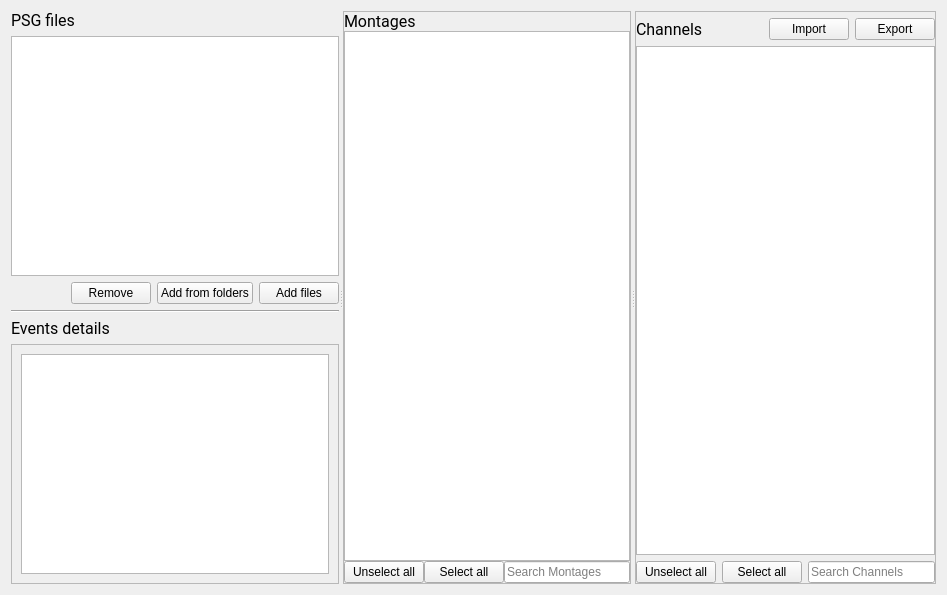
<?xml version="1.0" encoding="UTF-8"?>
<ui version="4.0">
 <class>InputFilesStep</class>
 <widget class="QWidget" name="InputFilesStep">
  <property name="geometry">
   <rect>
    <x>0</x>
    <y>0</y>
    <width>947</width>
    <height>595</height>
   </rect>
  </property>
  <property name="windowTitle">
   <string>Form</string>
  </property>
  <property name="styleSheet">
   <string notr="true">font: 12pt &quot;Roboto&quot;;</string>
  </property>
  <layout class="QVBoxLayout" name="verticalLayout_4">
   <item>
    <widget class="QSplitter" name="splitter">
     <property name="orientation">
      <enum>Qt::Horizontal</enum>
     </property>
     <property name="childrenCollapsible">
      <bool>false</bool>
     </property>
     <widget class="QWidget" name="layoutWidget">
      <layout class="QVBoxLayout" name="verticalLayout">
       <item>
        <widget class="QLabel" name="label">
         <property name="font">
          <font>
           <family>Roboto</family>
           <pointsize>12</pointsize>
           <weight>50</weight>
           <italic>false</italic>
           <bold>false</bold>
          </font>
         </property>
         <property name="text">
          <string>PSG files</string>
         </property>
        </widget>
       </item>
       <item>
        <widget class="QListView" name="files_listview">
         <property name="editTriggers">
          <set>QAbstractItemView::NoEditTriggers</set>
         </property>
         <property name="selectionMode">
          <enum>QAbstractItemView::ExtendedSelection</enum>
         </property>
         <property name="selectionBehavior">
          <enum>QAbstractItemView::SelectItems</enum>
         </property>
        </widget>
       </item>
       <item>
        <layout class="QHBoxLayout" name="horizontalLayout_3">
         <item>
          <spacer name="horizontalSpacer_2">
           <property name="orientation">
            <enum>Qt::Horizontal</enum>
           </property>
           <property name="sizeHint" stdset="0">
            <size>
             <width>40</width>
             <height>20</height>
            </size>
           </property>
          </spacer>
         </item>
         <item>
          <widget class="QPushButton" name="remove_entries_pushbutton">
           <property name="text">
            <string>Remove</string>
           </property>
          </widget>
         </item>
         <item>
          <widget class="QPushButton" name="add_folders_pushbutton">
           <property name="text">
            <string>Add from folders</string>
           </property>
          </widget>
         </item>
         <item>
          <widget class="QPushButton" name="add_files_pushbutton">
           <property name="text">
            <string>Add files</string>
           </property>
          </widget>
         </item>
        </layout>
       </item>
       <item>
        <widget class="Line" name="line_2">
         <property name="orientation">
          <enum>Qt::Horizontal</enum>
         </property>
        </widget>
       </item>
       <item>
        <widget class="QLabel" name="label_4">
         <property name="font">
          <font>
           <family>Roboto</family>
           <pointsize>12</pointsize>
           <weight>50</weight>
           <italic>false</italic>
           <bold>false</bold>
          </font>
         </property>
         <property name="text">
          <string>Events details</string>
         </property>
        </widget>
       </item>
       <item>
        <widget class="QScrollArea" name="scrollArea">
         <property name="widgetResizable">
          <bool>true</bool>
         </property>
         <widget class="QWidget" name="scrollAreaWidgetContents">
          <property name="geometry">
           <rect>
            <x>0</x>
            <y>0</y>
            <width>296</width>
            <height>234</height>
           </rect>
          </property>
          <layout class="QVBoxLayout" name="verticalLayout_5">
           <item>
            <widget class="QTreeView" name="events_treeView"/>
           </item>
          </layout>
         </widget>
        </widget>
       </item>
      </layout>
     </widget>
     <widget class="QFrame" name="frame_montages">
      <property name="enabled">
       <bool>true</bool>
      </property>
      <property name="frameShape">
       <enum>QFrame::StyledPanel</enum>
      </property>
      <property name="frameShadow">
       <enum>QFrame::Raised</enum>
      </property>
      <layout class="QVBoxLayout" name="verticalLayout_7">
       <property name="spacing">
        <number>0</number>
       </property>
       <property name="leftMargin">
        <number>0</number>
       </property>
       <property name="topMargin">
        <number>0</number>
       </property>
       <property name="rightMargin">
        <number>0</number>
       </property>
       <property name="bottomMargin">
        <number>0</number>
       </property>
       <item>
        <layout class="QVBoxLayout" name="verticalLayout_3">
         <item>
          <widget class="QLabel" name="label_3">
           <property name="font">
            <font>
             <family>Roboto</family>
             <pointsize>12</pointsize>
             <weight>50</weight>
             <italic>false</italic>
             <bold>false</bold>
            </font>
           </property>
           <property name="text">
            <string>Montages</string>
           </property>
          </widget>
         </item>
         <item>
          <widget class="QTableView" name="montages_tableview">
           <property name="editTriggers">
            <set>QAbstractItemView::NoEditTriggers</set>
           </property>
           <property name="selectionMode">
            <enum>QAbstractItemView::MultiSelection</enum>
           </property>
           <property name="selectionBehavior">
            <enum>QAbstractItemView::SelectRows</enum>
           </property>
           <property name="horizontalScrollMode">
            <enum>QAbstractItemView::ScrollPerPixel</enum>
           </property>
           <attribute name="horizontalHeaderStretchLastSection">
            <bool>true</bool>
           </attribute>
          </widget>
         </item>
         <item>
          <layout class="QHBoxLayout" name="horizontalLayout">
           <item>
            <widget class="QPushButton" name="unselect_all_montage_pushbutton">
             <property name="text">
              <string>Unselect all</string>
             </property>
            </widget>
           </item>
           <item>
            <widget class="QPushButton" name="select_all_montage_pushbutton">
             <property name="text">
              <string>Select all</string>
             </property>
            </widget>
           </item>
           <item>
            <widget class="QLineEdit" name="montage_search_lineedit">
             <property name="placeholderText">
              <string>Search Montages</string>
             </property>
            </widget>
           </item>
          </layout>
         </item>
        </layout>
       </item>
      </layout>
     </widget>
     <widget class="QFrame" name="frame_channels">
      <property name="frameShape">
       <enum>QFrame::StyledPanel</enum>
      </property>
      <property name="frameShadow">
       <enum>QFrame::Raised</enum>
      </property>
      <layout class="QVBoxLayout" name="verticalLayout_8">
       <property name="spacing">
        <number>0</number>
       </property>
       <property name="leftMargin">
        <number>0</number>
       </property>
       <property name="topMargin">
        <number>0</number>
       </property>
       <property name="rightMargin">
        <number>0</number>
       </property>
       <property name="bottomMargin">
        <number>0</number>
       </property>
       <item>
        <layout class="QVBoxLayout" name="verticalLayout_2" stretch="0,0,0,0">
         <property name="spacing">
          <number>6</number>
         </property>
         <item>
          <widget class="QFrame" name="frame">
           <property name="frameShape">
            <enum>QFrame::StyledPanel</enum>
           </property>
           <property name="frameShadow">
            <enum>QFrame::Raised</enum>
           </property>
          </widget>
         </item>
         <item>
          <layout class="QHBoxLayout" name="horizontalLayout_2">
           <property name="spacing">
            <number>6</number>
           </property>
           <item>
            <widget class="QLabel" name="label_2">
             <property name="font">
              <font>
               <family>Roboto</family>
               <pointsize>12</pointsize>
               <weight>50</weight>
               <italic>false</italic>
               <bold>false</bold>
              </font>
             </property>
             <property name="text">
              <string>Channels</string>
             </property>
            </widget>
           </item>
           <item>
            <spacer name="horizontalSpacer">
             <property name="orientation">
              <enum>Qt::Horizontal</enum>
             </property>
             <property name="sizeHint" stdset="0">
              <size>
               <width>40</width>
               <height>20</height>
              </size>
             </property>
            </spacer>
           </item>
           <item>
            <widget class="QPushButton" name="import_pushButton">
             <property name="text">
              <string>Import</string>
             </property>
            </widget>
           </item>
           <item>
            <widget class="QPushButton" name="export_pushbutton">
             <property name="text">
              <string>Export</string>
             </property>
            </widget>
           </item>
          </layout>
         </item>
         <item>
          <widget class="QTableView" name="channels_tableview">
           <property name="editTriggers">
            <set>QAbstractItemView::NoEditTriggers</set>
           </property>
           <property name="dragEnabled">
            <bool>false</bool>
           </property>
           <property name="dragDropOverwriteMode">
            <bool>false</bool>
           </property>
           <property name="dragDropMode">
            <enum>QAbstractItemView::NoDragDrop</enum>
           </property>
           <property name="alternatingRowColors">
            <bool>true</bool>
           </property>
           <property name="selectionBehavior">
            <enum>QAbstractItemView::SelectRows</enum>
           </property>
           <property name="horizontalScrollMode">
            <enum>QAbstractItemView::ScrollPerPixel</enum>
           </property>
           <property name="sortingEnabled">
            <bool>false</bool>
           </property>
           <attribute name="horizontalHeaderStretchLastSection">
            <bool>true</bool>
           </attribute>
          </widget>
         </item>
         <item>
          <layout class="QHBoxLayout" name="horizontalLayout_4">
           <item>
            <widget class="QPushButton" name="unselect_all_channels_pushbutton">
             <property name="text">
              <string>Unselect all</string>
             </property>
            </widget>
           </item>
           <item>
            <widget class="QPushButton" name="select_all_channels_pushbutton">
             <property name="text">
              <string>Select all</string>
             </property>
            </widget>
           </item>
           <item>
            <widget class="QLineEdit" name="search_channels_lineedit">
             <property name="inputMask">
              <string/>
             </property>
             <property name="placeholderText">
              <string>Search Channels</string>
             </property>
            </widget>
           </item>
          </layout>
         </item>
        </layout>
       </item>
      </layout>
     </widget>
    </widget>
   </item>
  </layout>
 </widget>
 <resources>
  <include location="../../../../../scinodes_poc/src/main/python/ui/themes/themes.qrc"/>
 </resources>
 <connections>
  <connection>
   <sender>add_files_pushbutton</sender>
   <signal>clicked()</signal>
   <receiver>InputFilesStep</receiver>
   <slot>on_add_files()</slot>
   <hints>
    <hint type="sourcelabel">
     <x>203</x>
     <y>550</y>
    </hint>
    <hint type="destinationlabel">
     <x>330</x>
     <y>286</y>
    </hint>
   </hints>
  </connection>
  <connection>
   <sender>remove_entries_pushbutton</sender>
   <signal>clicked()</signal>
   <receiver>InputFilesStep</receiver>
   <slot>on_remove_entries()</slot>
   <hints>
    <hint type="sourcelabel">
     <x>73</x>
     <y>550</y>
    </hint>
    <hint type="destinationlabel">
     <x>330</x>
     <y>286</y>
    </hint>
   </hints>
  </connection>
  <connection>
   <sender>add_folders_pushbutton</sender>
   <signal>clicked()</signal>
   <receiver>InputFilesStep</receiver>
   <slot>on_add_folders()</slot>
   <hints>
    <hint type="sourcelabel">
     <x>160</x>
     <y>550</y>
    </hint>
    <hint type="destinationlabel">
     <x>330</x>
     <y>286</y>
    </hint>
   </hints>
  </connection>
  <connection>
   <sender>search_channels_lineedit</sender>
   <signal>textChanged(QString)</signal>
   <receiver>InputFilesStep</receiver>
   <slot>on_channel_search_changed()</slot>
   <hints>
    <hint type="sourcelabel">
     <x>871</x>
     <y>570</y>
    </hint>
    <hint type="destinationlabel">
     <x>473</x>
     <y>297</y>
    </hint>
   </hints>
  </connection>
  <connection>
   <sender>montage_search_lineedit</sender>
   <signal>textChanged(QString)</signal>
   <receiver>InputFilesStep</receiver>
   <slot>on_montage_seach_changed()</slot>
   <hints>
    <hint type="sourcelabel">
     <x>558</x>
     <y>570</y>
    </hint>
    <hint type="destinationlabel">
     <x>473</x>
     <y>297</y>
    </hint>
   </hints>
  </connection>
  <connection>
   <sender>select_all_channels_pushbutton</sender>
   <signal>clicked()</signal>
   <receiver>InputFilesStep</receiver>
   <slot>on_channels_select_all()</slot>
   <hints>
    <hint type="sourcelabel">
     <x>762</x>
     <y>570</y>
    </hint>
    <hint type="destinationlabel">
     <x>473</x>
     <y>297</y>
    </hint>
   </hints>
  </connection>
  <connection>
   <sender>select_all_montage_pushbutton</sender>
   <signal>clicked()</signal>
   <receiver>InputFilesStep</receiver>
   <slot>on_montages_select_all()</slot>
   <hints>
    <hint type="sourcelabel">
     <x>449</x>
     <y>570</y>
    </hint>
    <hint type="destinationlabel">
     <x>473</x>
     <y>297</y>
    </hint>
   </hints>
  </connection>
  <connection>
   <sender>unselect_all_channels_pushbutton</sender>
   <signal>clicked()</signal>
   <receiver>InputFilesStep</receiver>
   <slot>on_channels_unselect_all()</slot>
   <hints>
    <hint type="sourcelabel">
     <x>676</x>
     <y>570</y>
    </hint>
    <hint type="destinationlabel">
     <x>473</x>
     <y>297</y>
    </hint>
   </hints>
  </connection>
  <connection>
   <sender>unselect_all_montage_pushbutton</sender>
   <signal>clicked()</signal>
   <receiver>InputFilesStep</receiver>
   <slot>on_montages_unselect_all()</slot>
   <hints>
    <hint type="sourcelabel">
     <x>363</x>
     <y>570</y>
    </hint>
    <hint type="destinationlabel">
     <x>473</x>
     <y>297</y>
    </hint>
   </hints>
  </connection>
  <connection>
   <sender>files_listview</sender>
   <signal>clicked(QModelIndex)</signal>
   <receiver>InputFilesStep</receiver>
   <slot>on_file_selection_changed()</slot>
   <hints>
    <hint type="sourcelabel">
     <x>168</x>
     <y>90</y>
    </hint>
    <hint type="destinationlabel">
     <x>473</x>
     <y>297</y>
    </hint>
   </hints>
  </connection>
  <connection>
   <sender>export_pushbutton</sender>
   <signal>clicked()</signal>
   <receiver>InputFilesStep</receiver>
   <slot>export_slot()</slot>
   <hints>
    <hint type="sourcelabel">
     <x>897</x>
     <y>31</y>
    </hint>
    <hint type="destinationlabel">
     <x>473</x>
     <y>297</y>
    </hint>
   </hints>
  </connection>
  <connection>
   <sender>import_pushButton</sender>
   <signal>clicked()</signal>
   <receiver>InputFilesStep</receiver>
   <slot>import_slot()</slot>
   <hints>
    <hint type="sourcelabel">
     <x>816</x>
     <y>31</y>
    </hint>
    <hint type="destinationlabel">
     <x>473</x>
     <y>297</y>
    </hint>
   </hints>
  </connection>
 </connections>
 <slots>
  <slot>on_add_files()</slot>
  <slot>on_remove_entries()</slot>
  <slot>on_add_folders()</slot>
  <slot>on_test_button()</slot>
  <slot>on_channel_search_changed()</slot>
  <slot>on_apply()</slot>
  <slot>on_cancel()</slot>
  <slot>on_file_selection_changed()</slot>
  <slot>on_montage_seach_changed()</slot>
  <slot>on_file_search_changed()</slot>
  <slot>on_montages_select_all()</slot>
  <slot>on_channels_select_all()</slot>
  <slot>on_montages_unselect_all()</slot>
  <slot>on_channels_unselect_all()</slot>
  <slot>on_export()</slot>
  <slot>export_slot()</slot>
  <slot>import_slot()</slot>
 </slots>
</ui>
